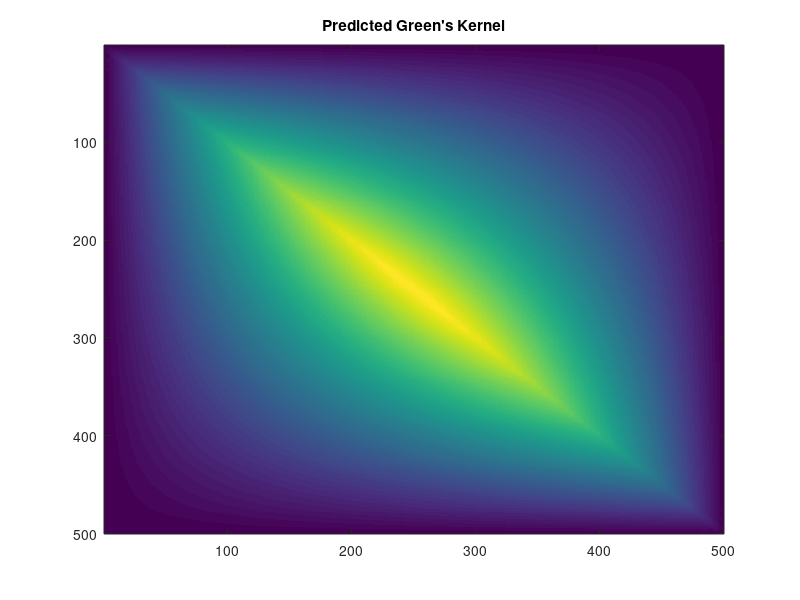
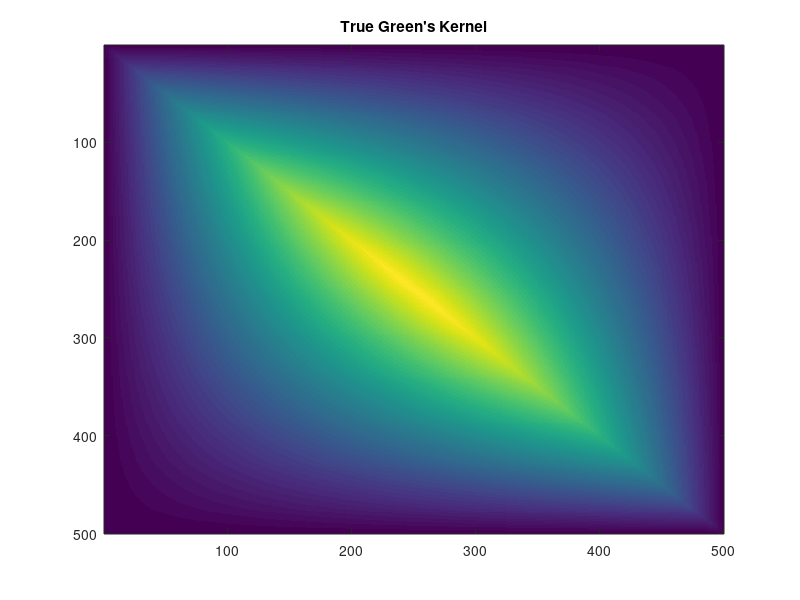
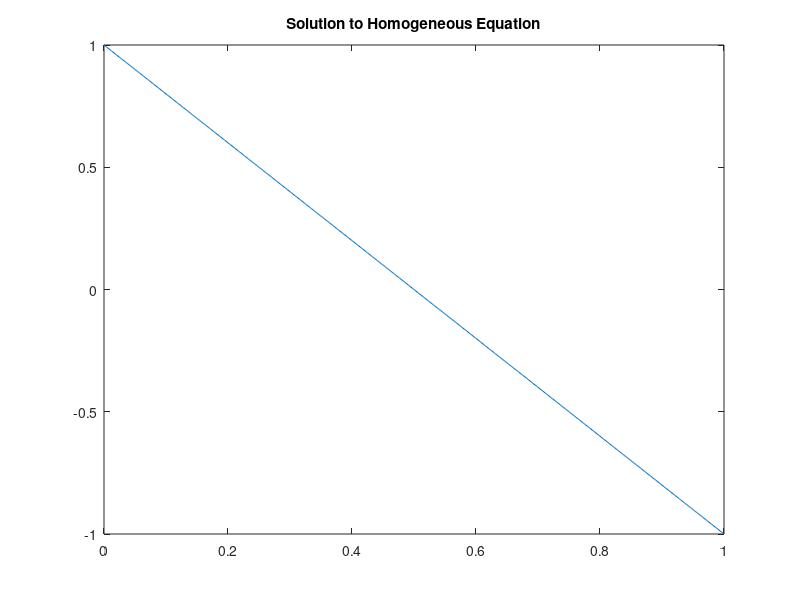

The MATLAB script that drew these images, in order:
clear all; close all; clc

addpath('dst_idst')

% Solving Poisson's equation -u_xx = f with [a, b] Dirichlet BCs

% number of samples
trainsize = 200;
testsize = 1000;
% number of grid points
m = 500;
L = 1;
h = L/(m-1);
x = linspace(0, L, m);

% Dirichlet boundary conditions
a = 1;
b = -1;

% regularizer
lambda = 0;

% generate train and test input (forcing) functions as Brownian bridges
modes = 100;
ks = (1:modes) / L;
fs_train = sqrt(2)*bsxfun(@rdivide, sin(pi*x'*ks), pi*ks) * randn(modes, trainsize);
fs_test = sqrt(2)*bsxfun(@rdivide, sin(pi*x'*ks), pi*ks) * randn(modes, testsize);

K = spdiags([-ones(m-2, 1), 2*ones(m-2, 1), -ones(m-2, 1)], -1:1, m-2, m-2);
K = full(K) / h^2;

% compute corresponding train and test solutions to Poisson equation
lambdas = 2 - 2*cos(pi*(1:m-2)/(m-1))';
us_train = zeros(m, trainsize);
for k = 1:trainsize
    f = fs_train(2:m-1, k);
    f_pert = [f(1) + a/h^2; f(2:m-3); f(m-2) + b/h^2];
    %f_hat = dstn(f_pert);
    %u_hat = h^2 * f_hat ./ lambdas;
    %us_train(:, k) = [a; idstn(u_hat); b];
    us_train(:, k) = [a; K\f_pert; b];
end

us_test = zeros(m, testsize);
for k = 1:testsize
    f = fs_test(2:m-1, k);
    f_pert = [f(1) + a/h^2; f(2:m-3); f(m-2) + b/h^2];
    %f_hat = dstn(f_pert);
    %u_hat = h^2 * f_hat ./ lambdas;
    %us_test(:, k) = [a; idstn(u_hat); b];
    us_test(:, k) = [a; K\f_pert; b];
end

%plot(x, us_train(:, 1))
%hold on
%plot(x, fs_train(:, 1))

% learn the Green's kernel of this Poisson BVP
traininds1 = 1:trainsize/2;
traininds2 = trainsize/2+1:trainsize;
trainsize1 = length(traininds1);
trainsize2 = length(traininds2);
fs_train1 = fs_train(:, traininds1);
fs_train2 = fs_train(:, traininds2);
us_train1 = us_train(:, traininds1);
us_train2 = us_train(:, traininds2);

F = h * (fs_train1' * fs_train1);
%F = diag(ones(1, trainsize1)/6);
F_reg = F + lambda * eye(trainsize1);

inprods = h * (fs_train1' * fs_train2);
cs = sum(F_reg \ inprods, 1)';
normalizer = sum((1 - cs).^2);
nu = (us_train2 - us_train1 * (F_reg \ inprods)) * (1 - cs);
nu = nu / normalizer;

G_hat = (us_train1 - repmat(nu, [1, trainsize1])) * (F_reg \ fs_train1');
figure(1)
imagesc(G_hat)
title('Predicted Green''s Kernel')

% true Green's kernel
[X, Y] = meshgrid(x, x);
G_true = (X + Y - abs(Y - X))/2 - X.*Y;
figure(2)
imagesc(G_true)
title('True Green''s Kernel')

figure(3)
plot(x, nu)
title('Solution to Homogeneous Equation')

% compute the relative error of the predicted Green's kernel
kernel_error = norm(G_hat - G_true, 'fro') / norm(G_true, 'fro')

% learned operator is Psi_hat(g) = nu + (us_train - nu) * F_reg \ <f_i, g>
% compute the mean relative train error
inprods = h * (fs_train1' * fs_train);
us_train_hat = repmat(nu, [1, trainsize]) + (us_train1 - repmat(nu, [1, trainsize1])) * (F_reg \ inprods);
l2norm =@(X) sqrt(sum(X.^2, 1));
train_error = mean(l2norm(us_train_hat - us_train) ./ l2norm(us_train))

% compute the mean relative test error
inprods = h * (fs_train1' * fs_test);
us_test_hat = repmat(nu, [1, testsize]) + (us_train1 - repmat(nu, [1, trainsize1])) * (F_reg \ inprods);
test_error = mean(l2norm(us_test_hat - us_test) ./ l2norm(us_test))
